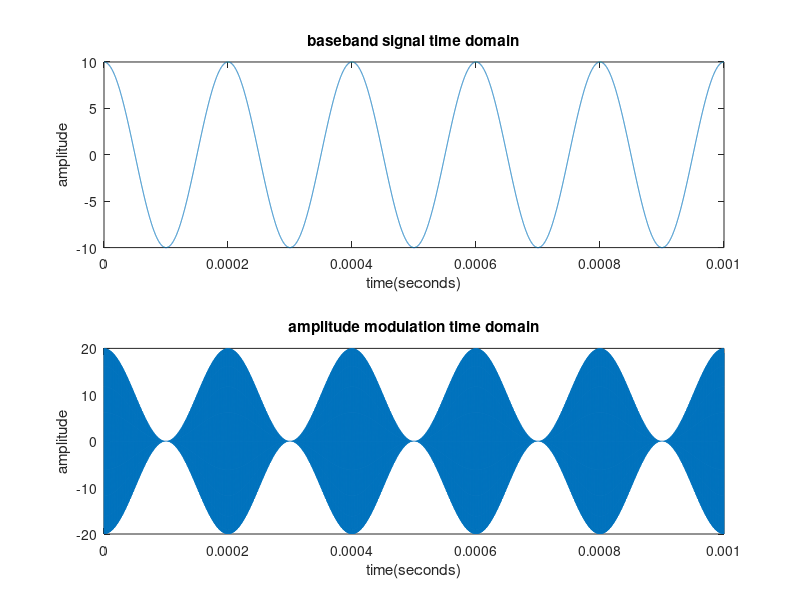

MATLAB code for this plot:
%% Transmitter
%% Juan Tellez Gonzalez
%% Clear everything

clear; close all; clc

%% Set parameter
OverSampling=20;
freq = 1010E3;
amplitude = 10.0;
T = 0.001;
bb_freq = 5000.0;
bb_amp = 10.0;
ka = 1;

%% Create Timebase
fs = OverSampling*max(freq);
t = 0:1/fs:T - 1/fs;
N = length(t);

%% Create carrier 
sig = cos(2.0*pi*freq*t);

%% Create baseband signal
bb_sig = bb_amp*cos(2.0*pi*bb_freq*t);

%% Amplitude Modulation
modulated = (amplitude + bb_sig).*sig;

%%Plot Results
figure, subplot(2,1,1)
plot(t, bb_sig)
xlabel("time(seconds)")
ylabel("amplitude")
title("baseband signal time domain")

subplot(2,1,2)
plot(t, modulated)
title("amplitude modulation time domain")
ylabel("amplitude")
xlabel("time(seconds)")








